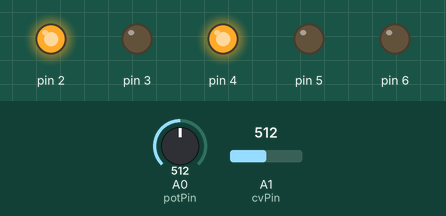
The program below on a simulated Arduino Uno, built with avr-gcc and run on an emulated ATmega328P. On the bench: output pins drawn as LEDs (lit = HIGH). The inputs (shaded band) are chosen by the test bench; at power-on: A0 (potPin) = 512, A1 (cvPin) = 512.

Above: at 1.2 s.
1.3 s: A0 (potPin) set to 570
2.8 s: A0 (potPin) set to 593
At 3.2 s:
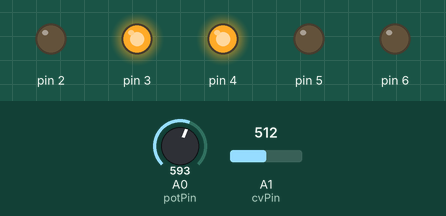
4.3 s: A1 (cvPin) set to 628
5.8 s: A1 (cvPin) set to 653
At 6.7 s:
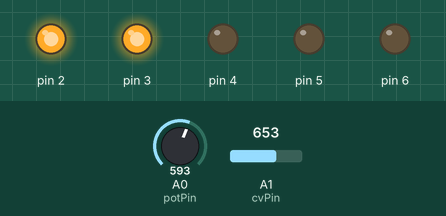
7.3 s: A1 (cvPin) set to 306
At 7.9 s:
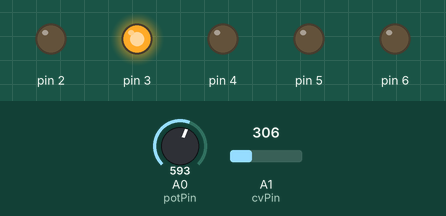
8.8 s: A0 (potPin) set to 531
10.3 s: A0 (potPin) set to 506
At 11.3 s:
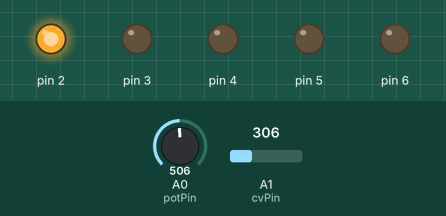
Timing chart, 0 to 12.8 s (numbered marks = the images above; inputs shaded):
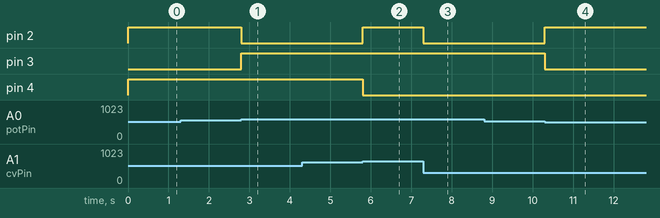

The program:

main.cpp
```cpp
#include <Arduino.h>
#include "mux.h"

//TODO: get the point for the rez thing..

void setMode(int _mode);
void setRezMode(int _mode);

Mux poleMixer(1, 2, 3);
Mux rezMixer(4, 5, 6);

const char filter_mode[15] = {1, 9, 0, 8, 2, 3, 4, 10, 13, 6, 7, 11, 12, 14, 15};
int  activeMode, modeCV;
int  potPin, cvPin;

void setup() {
  Serial.begin(96000);

  poleMixer.init();
  rezMixer.init();

  potPin = 0;
  cvPin = 1;
  modeCV = 0;
  activeMode = 0;

  pinMode(potPin, INPUT);
  pinMode(cvPin, INPUT);

  setMode(activeMode);
}

void loop() {
  modeCV =  analogRead(potPin) + analogRead(cvPin); //read cv + pot
  activeMode = map(modeCV, 0, 2046, 0, 15);
  setMode(filter_mode[activeMode]);
  //+4 RGB led display
}

void setMode(int _mode) {
  poleMixer.setPin(_mode);
  rezMixer.setPin(_mode >> 3);
}
```

mux.h
```cpp
#ifndef MUX_H
#define MUX_H
#include <Arduino.h>

class Mux {
public:
  Mux(int x, int y, int z) { _x = x; _y = y; _z = z; }

  void init() {
    pinMode(_x, OUTPUT);
    pinMode(_y, OUTPUT);
    pinMode(_z, OUTPUT);
  }

  void setPin(int pin) {
    digitalWrite(_x, bitRead(pin, 0));
    digitalWrite(_y, bitRead(pin, 1));
    digitalWrite(_z, bitRead(pin, 2));
  }

private:
  int _x, _y, _z;
};

#endif
```

Measured:
- the behaviour switches between 579 and 580 on A0 (potPin) (found by bisection; images 0 and 1)
- the behaviour switches between 634 and 635 on A1 (cvPin) (found by bisection; images 1 and 2)
- the behaviour switches between 513 and 512 on A0 (potPin) (found by bisection; images 3 and 4)
- after the input at 1.3 s, every drawn part: stays the same
- after the input at 2.8 s, pin 2: HIGH → LOW at once; pin 3: LOW → HIGH at once
- after the input at 4.3 s, every drawn part: stays the same
- after the input at 5.8 s, pin 2: LOW → HIGH at once; pin 4: HIGH → LOW at once
- after the input at 7.3 s, pin 2: HIGH → LOW at once
- after the input at 8.8 s, every drawn part: stays the same
- after the input at 10.3 s, pin 2: LOW → HIGH at once; pin 3: HIGH → LOW at once
